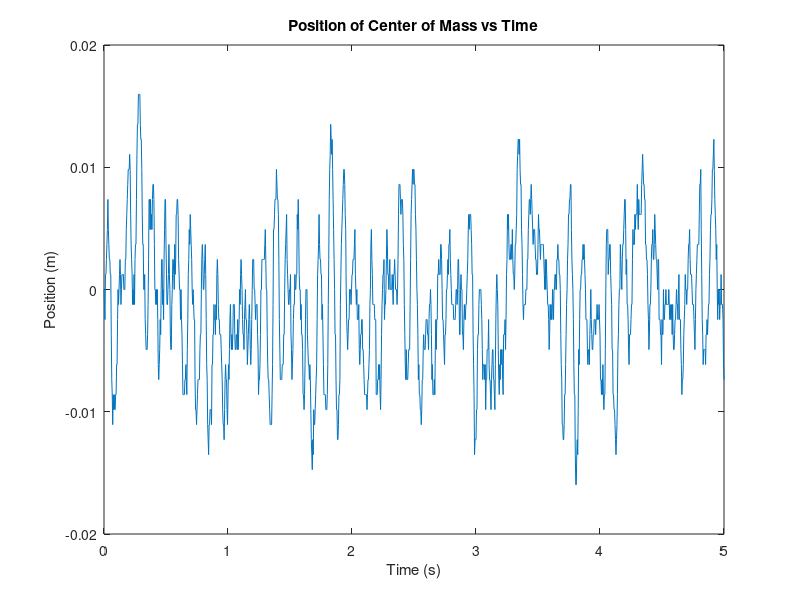
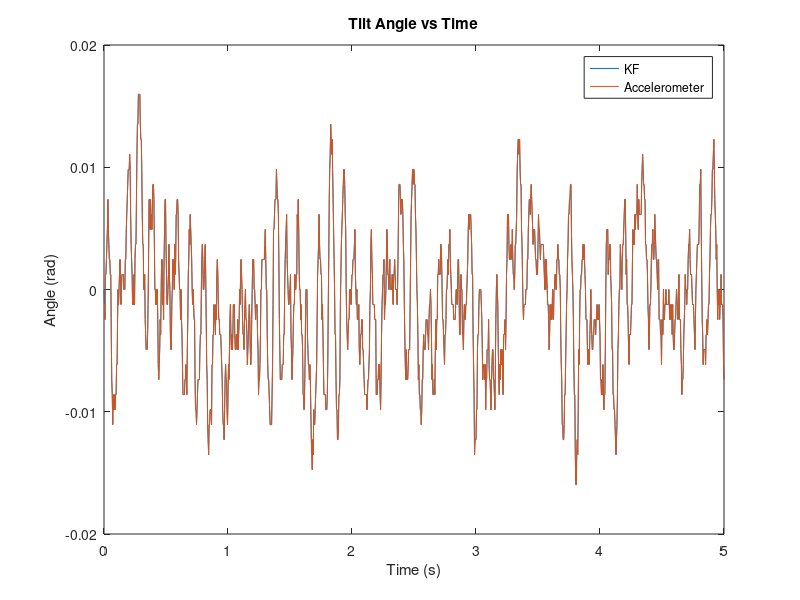

The MATLAB script that drew these images, in order:
%clear variables;
close all;
clc;

load('Trial_4','-mat')

%% Set up time step and parameters

del_t = 1/256;            %time step
runT = 5;              %run time
nT = runT/del_t + 1;    %number of samples
t = 0:del_t:runT;

n = 2;                  %number of states
nz = 2;                 %number of measurements
%% Constructing State Vectors
x = zeros(n,nT);        %x_0 = [0;0]
P = zeros(n,n,nT);      %covariance matrix
z = zeros(nz,nT);    %measurement vector

for i = 1:nT
    P(:,:,i) = eye(n);
end 

%% Setting up Matrices
xpred = x;
Ppred = P;

% Constant Velocity Model
A = [1 -del_t; 
    0 1];
B = [del_t;
     0];
 
C = [1 0];

Q = diag([0.4 0.2]);   % What do you know about system errors?

R = 8.50200000000000e-05;

g = -9.81;

%% Import Sensor Data 

for i = 1:nT
    z(1,i) = Gyro(i,1);
end

%% Just Accel
for i = 1:nT
    z(2,i) = asin(Accel(i,1)/g);
end

%% Just Gyro

t_g = cumtrapz(t,Gyro(1:length(t)));

%% Begin simulation
for k = 2:nT
    
    %Predict
    xpred(:,k) = A*x(:,k-1) + B*z(1,k); 
    Ppred(:,:,k) = A*P(:,:,k-1)*A' + Q;
    
    %Update - assume z has been set
    K = Ppred(:,:,k)*C'*inv(C*Ppred(:,:,k)*C' + R);
    x(:,k) = xpred(:,k) + K*(z(2,k) - C*xpred(:,k)); %z(:,k) is either actual measurements or simulated measurements
    P(:,:,k) = (eye(n) - K*C)*Ppred(:,:,k);
    
end

%% Plot
l = 1;
posn = zeros(length(t),1);

for i = 1:length(t)
    posn(i) = l*sin(x(1,i));
end


figure(1)
plot(t',posn(:,1));
ylabel('Position (m)')
xlabel('Time (s)')
title('Position of Center of Mass vs Time')

figure
plot(t,x(1,:));
hold on 
plot(t,z(2,:));
% hold on
% plot(t,t_g(:,1));
ylabel('Angle (rad)')
xlabel('Time (s)')
legend('KF','Accelerometer')
title('Tilt Angle vs Time')


